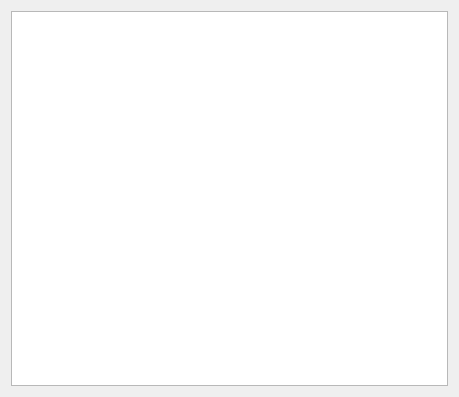
<?xml version="1.0" encoding="UTF-8"?>
<ui version="4.0">
 <class>StartWizardTablePage</class>
 <widget class="QWidget" name="StartWizardTablePage">
  <property name="geometry">
   <rect>
    <x>0</x>
    <y>0</y>
    <width>459</width>
    <height>397</height>
   </rect>
  </property>
  <property name="windowTitle">
   <string>Start Wizard Table Page</string>
  </property>
  <layout class="QVBoxLayout" name="verticalLayout">
   <item>
    <widget class="QTableView" name="table">
     <property name="editTriggers">
      <set>QAbstractItemView::NoEditTriggers</set>
     </property>
     <attribute name="horizontalHeaderMinimumSectionSize">
      <number>30</number>
     </attribute>
     <attribute name="verticalHeaderVisible">
      <bool>false</bool>
     </attribute>
    </widget>
   </item>
  </layout>
 </widget>
 <resources/>
 <connections/>
</ui>
